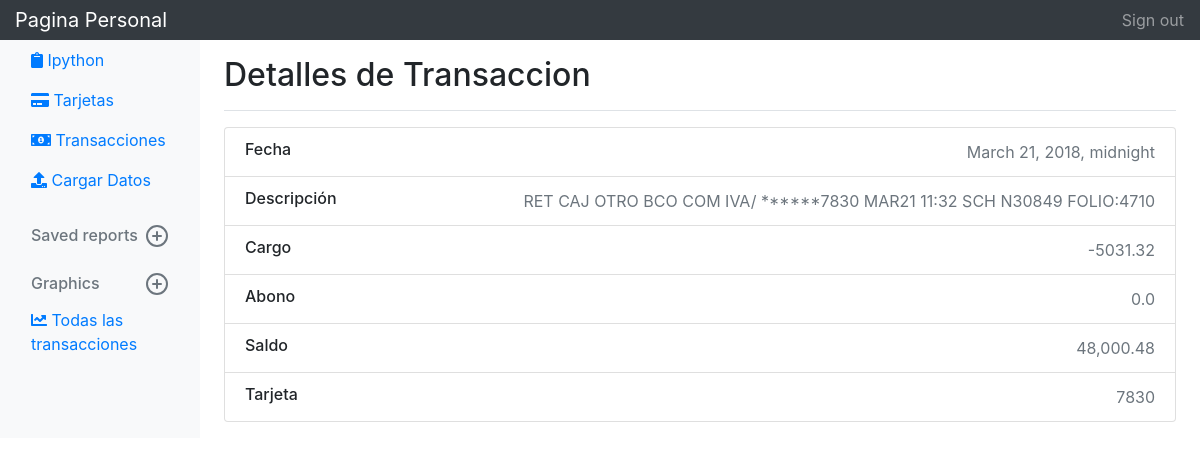
Page /transactions/41/ on the earlier database version.
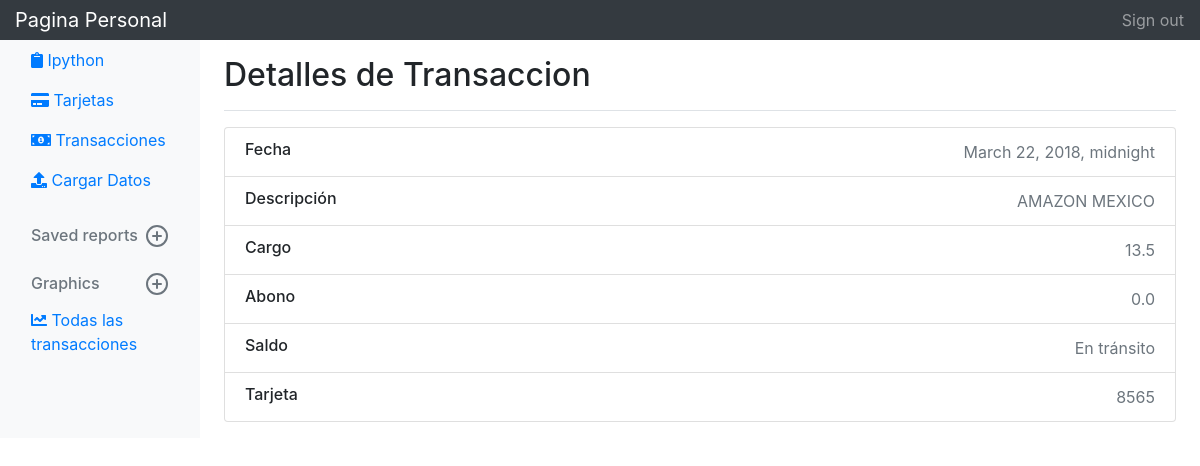
Same page on the later database version.
### transactions/models.py (models this page shows, shortened)
class Transaccion(models.Model):
	fecha = models.DateTimeField('fecha de cargo')
	descripcion = models.CharField(max_length=150)
	cargo = models.FloatField(default=0.0)
	abono = models.FloatField(default=0.0)
	saldo = models.CharField(max_length=30)
	NumTarjeta = models.ForeignKey(Tarjeta, on_delete=models.CASCADE)
	class Meta:
		unique_together = ["fecha","descripcion","cargo","abono","saldo"]

### myMovsDisplay/models.py (models this page shows)
class Tarjeta(models.Model):
	NumTarjeta = models.CharField(max_length=30)
	Banco = models.ForeignKey(Banco, on_delete=models.CASCADE)
	TipoTarjeta = models.ForeignKey(TipoTarjeta, on_delete=models.CASCADE)
	def __str__(self):
		return self.NumTarjeta

### transactions/views.py (the view)
# urls.py: path('<int:pk>/', views.DetailView.as_view(), name='detail'),
class DetailView(generic.DetailView):
	model = Transaccion
	template_name="transactions/detalles.html"

### transactions/Templates/transactions/detalles.html (shortened to what the changed rows need)
<!DOCTYPE html>
<html>
    <head>
        {% load static %}
        <link rel="stylesheet" href="https://maxcdn.bootstrapcdn.com/bootstrap/4.0.0/css/bootstrap.min.css">
    </head>
    <body>
        <div class="container-fluid">
            <div class="row">
                <main role="main" class="col-md-9 ml-sm-auto col-lg-10 pt-3 px-4">
                    <div class="d-flex justify-content-between flex-wrap flex-md-nowrap align-items-center pb-2 mb-3 border-bottom">
                        <h1 class="h2">Detalles de Transaccion</h1>
                     </div>
                      	<ul class="list-group mb-3">
                            <li class="list-group-item d-flex justify-content-between lh-condensed">
                              <div>
                                <h6 class="my-0">Fecha </h6>
                              </div>
                              <span class="text-muted">{{object.fecha}}</span>
                            </li>
                            <li class="list-group-item d-flex justify-content-between lh-condensed">
                              <div>
                                <h6 class="my-0">Descripción</h6>
                              </div>
                              <span class="text-muted">{{object.descripcion}}</span>
                            </li>
                            <li class="list-group-item d-flex justify-content-between lh-condensed">
                              <div>
                                <h6 class="my-0">Cargo</h6>
                              </div>
                              <span class="text-muted">{{object.cargo}}</span>
                            </li>
                            <li class="list-group-item d-flex justify-content-between lh-condensed">
                              <div>
                                <h6 class="my-0">Abono</h6>
                              </div>
                              <span class="text-muted">{{object.abono}}</span>
                            </li>
                            <li class="list-group-item d-flex justify-content-between lh-condensed">
                              <div>
                                <h6 class="my-0">Saldo</h6>
                              </div>
                              <span class="text-muted">{{object.saldo}}</span>
                            </li>
                            <li class="list-group-item d-flex justify-content-between lh-condensed">
                              <div>
                                <h6 class="my-0">Tarjeta</h6>
                              </div>
                              <span class="text-muted">{{object.NumTarjeta}}</span>
                            </li>
                        </ul>
                </main>
            </div>
        </div>
    </body>
</html>

Differences in the rows shown:
changed Transaccion: fecha "March 21, 2018, midnight" → "March 22, 2018, midnight"; descripcion "RET CAJ OTRO BCO COM IVA/ ******7830 MAR21 11:32 SCH N30849 FOLIO:4710" → "AMAZON MEXICO"; cargo "-5031.32" → "13.5"; saldo "48,000.48" → "En tránsito"; NumTarjeta "7830" → "8565"
